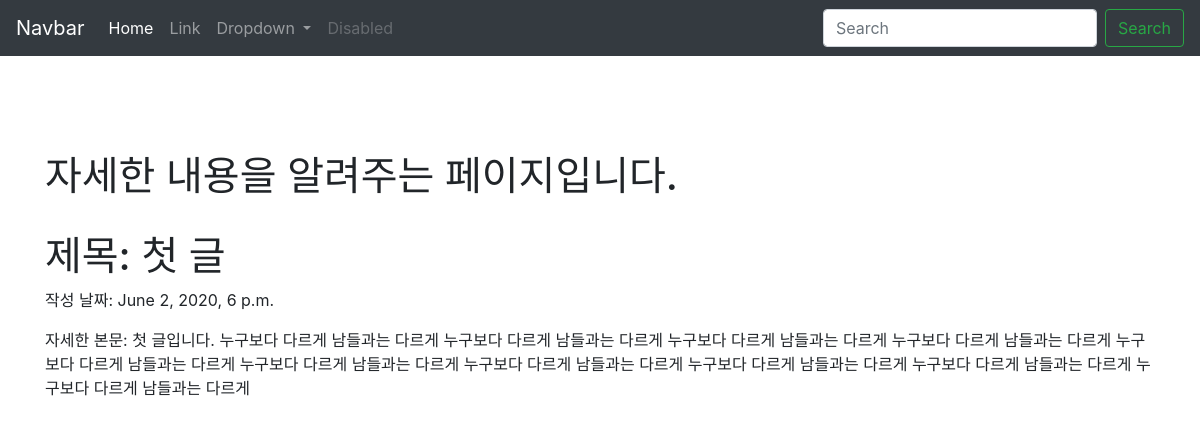
The page /blog/1 on the database its author committed.
### blog/models.py (models this page shows, shortened)
class Blog(models.Model):
    title = models.CharField(max_length=200)
    pub_date = models.DateTimeField('data published')
    body = models.TextField()

### blog/views.py (the view)
# urls.py: path('<int:blog_id>', blog.views.detail, name="detail"),
def detail(request, blog_id): #request 이외에 추가적인 정보(몇번 객체)필요.
    blog_detail = get_object_or_404(Blog, pk=blog_id)
    return render(request, 'detail.html', {'blog':blog_detail})

### blog/templates/detail.html (shortened to what this page needs)
<head>
    <link rel="stylesheet" href="https://stackpath.bootstrapcdn.com/bootstrap/4.5.0/css/bootstrap.min.css">
</head>
<body>
    <nav class="navbar navbar-expand-lg navbar-dark bg-dark">
        <a class="navbar-brand" href="#">Navbar</a>
        <div class="collapse navbar-collapse" id="navbarSupportedContent">
          <ul class="navbar-nav mr-auto">
            <li class="nav-item active">
              <a class="nav-link" href="#">Home <span class="sr-only">(current)</span></a>
            </li>
            <li class="nav-item">
              <a class="nav-link" href="#">Link</a>
            </li>
            <li class="nav-item dropdown">
              <a class="nav-link dropdown-toggle" href="#" id="navbarDropdown" role="button" data-toggle="dropdown" aria-haspopup="true" aria-expanded="false">
                Dropdown
              </a>
            </li>
            <li class="nav-item">
              <a class="nav-link disabled" href="#" tabindex="-1" aria-disabled="true">Disabled</a>
            </li>
          </ul>
          <form class="form-inline my-2 my-lg-0">
            <input class="form-control mr-sm-2" type="search" placeholder="Search" aria-label="Search">
            <button class="btn btn-outline-success my-2 my-sm-0" type="submit">Search</button>
          </form>
        </div>
    </nav>
    <br><br>
    <br><br>
    <div class ="container">
        <h1> 자세한 내용을 알려주는 페이지입니다.</h1>
        <br>
        <h1> 제목: {{blog.title}} </h1>
        <p> 작성 날짜: {{blog.pub_date}} </p>
        <p> 자세한 본문: {{blog.body}} </p>
    </div>
</body>

### rows shown on the page
Blog: title "첫 글", pub_date "June 2, 2020, 6 p.m.", body "첫 글입니다. 누구보다 다르게 남들과는 다르게 누구보다 다르게 남들과는 다르게 누구보다 다르게 남들과는 다르게 누구보다 다르게 남들과는 다르게 누구보다 다르게 남들과는 다르게 누구보다 다르게 남들과는 다르게 누구보다 다르게 남들과는 다르게 누구보다 다르게 남들과는 다르게 누구보다 다르게 남들과는 다르게 누구보다 다르게 남들과는 다르게"
